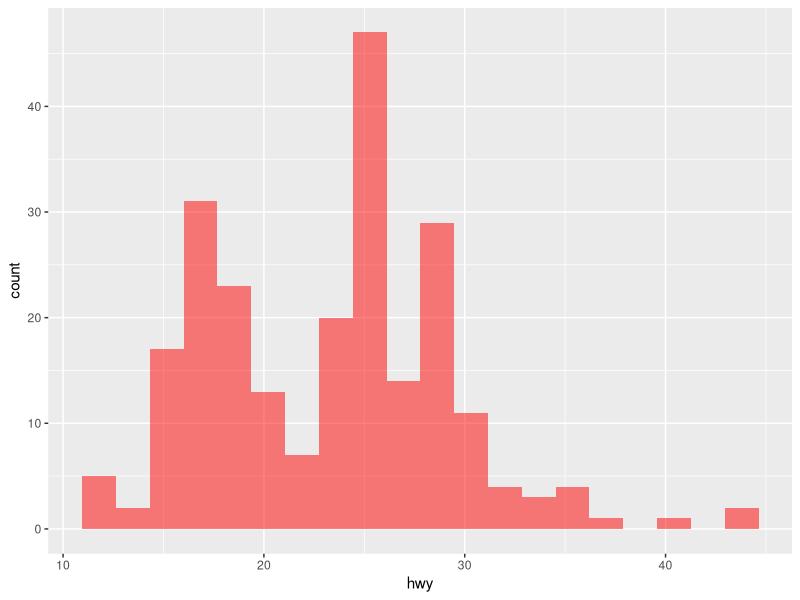
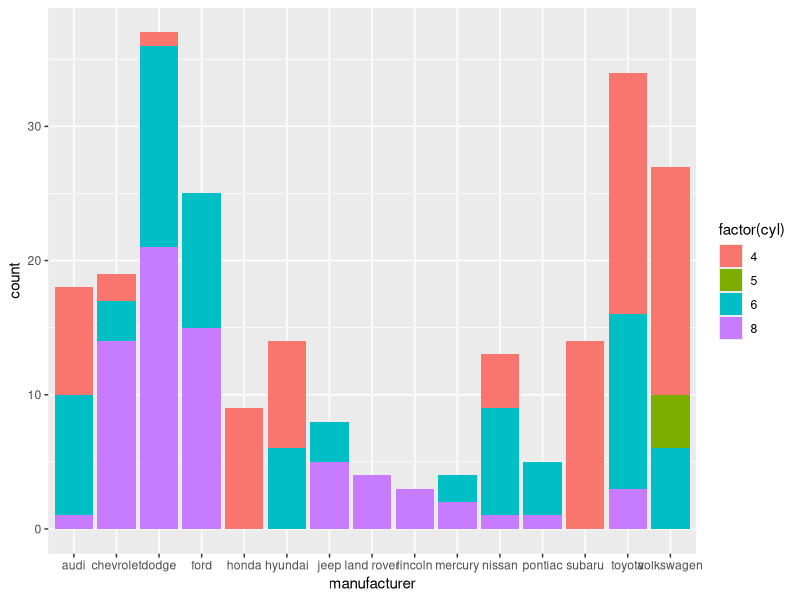

Generate these figures, in order, with R:
library(ggplot2)
head(mpg)

pl<-ggplot(mpg,aes(x=hwy))+geom_histogram(bins=20,fill='red',alpha=0.5)
print(pl)

pl1<-ggplot(mpg, aes(x=manufacturer))
pl2 <- pl1+geom_bar(aes(fill=factor(cyl)))
print(pl2)
